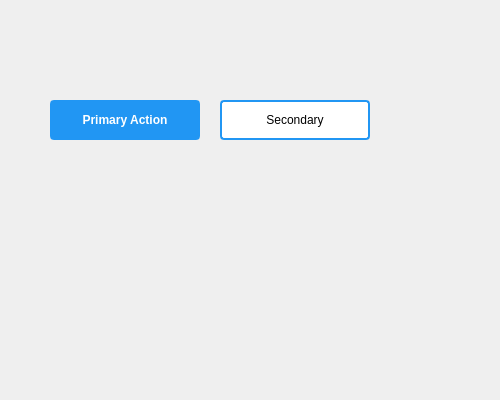
<?xml version='1.0' encoding='utf-8'?>
<ui version="4.0">
  <!-- Generated for PYSIDE6 -->
  <class>StyledDialog</class>
  <widget class="QDialog" name="StyledDialog">
    <property name="geometry">
      <rect>
        <x>0</x>
        <y>0</y>
        <width>500</width>
        <height>400</height>
      </rect>
    </property>
    <property name="windowTitle">
      <string>StyledDialog</string>
    </property>
    <widget class="QPushButton" name="primaryBtn">
      <property name="text">
        <string>Primary Action</string>
      </property>
      <property name="geometry">
        <rect>
          <x>50</x>
          <y>100</y>
          <width>150</width>
          <height>40</height>
        </rect>
      </property>
    </widget>
    <widget class="QPushButton" name="secondaryBtn">
      <property name="text">
        <string>Secondary</string>
      </property>
      <property name="geometry">
        <rect>
          <x>220</x>
          <y>100</y>
          <width>150</width>
          <height>40</height>
        </rect>
      </property>
    </widget>
    <property name="styleSheet">
      <string>
    QPushButton {
        border: 2px solid #2196F3;
        border-radius: 4px;
        padding: 8px;
        background-color: white;
    }
    QPushButton:hover {
        background-color: #E3F2FD;
    }
    QPushButton#primaryBtn {
        background-color: #2196F3;
        color: white;
        font-weight: bold;
    }
    </string>
    </property>
  </widget>
</ui>
